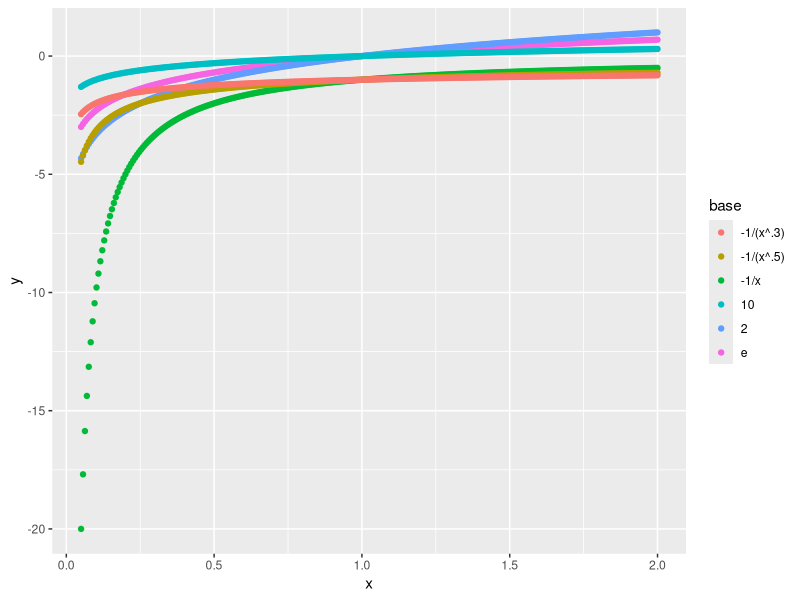

The R source for this figure:
#To address the thresholds that turn up negative if HC2013 fit to speed, 
#what transformation should be used?

basic<-data.frame(x=seq(.05,2,length.out=300))
basic$y = log(basic$x)
basic$base<-"e"
df<-basic

basic$y = log2(basic$x)
basic$base<- "2"
df<-rbind(df,basic)

basic$y = log10(basic$x)
basic$base<- "10"
df<-rbind(df,basic)

# basic$y = sqrt(basic$x)
# basic$base<- "sqrt"
# df<-rbind(df,basic)

basic$y = -1/basic$x
basic$base<- "-1/x"
df<-rbind(df,basic)

basic$y = -1/(basic$x^.5)
basic$base<- "-1/(x^.5)"
df<-rbind(df,basic)

basic$y = -1/(basic$x^.3)
basic$base<- "-1/(x^.3)"
df<-rbind(df,basic)

require(ggplot2)
g<- ggplot(df, aes(x=x,y=y,color=base) )
g<-g + geom_point()
show(g)

#They differ by a multiplicative factor
subset(df,base=="2")$y / subset(df,base=="10")$y 
#So they are linear transformation of each other, does that mean that all logs
#will fit equally well? YES